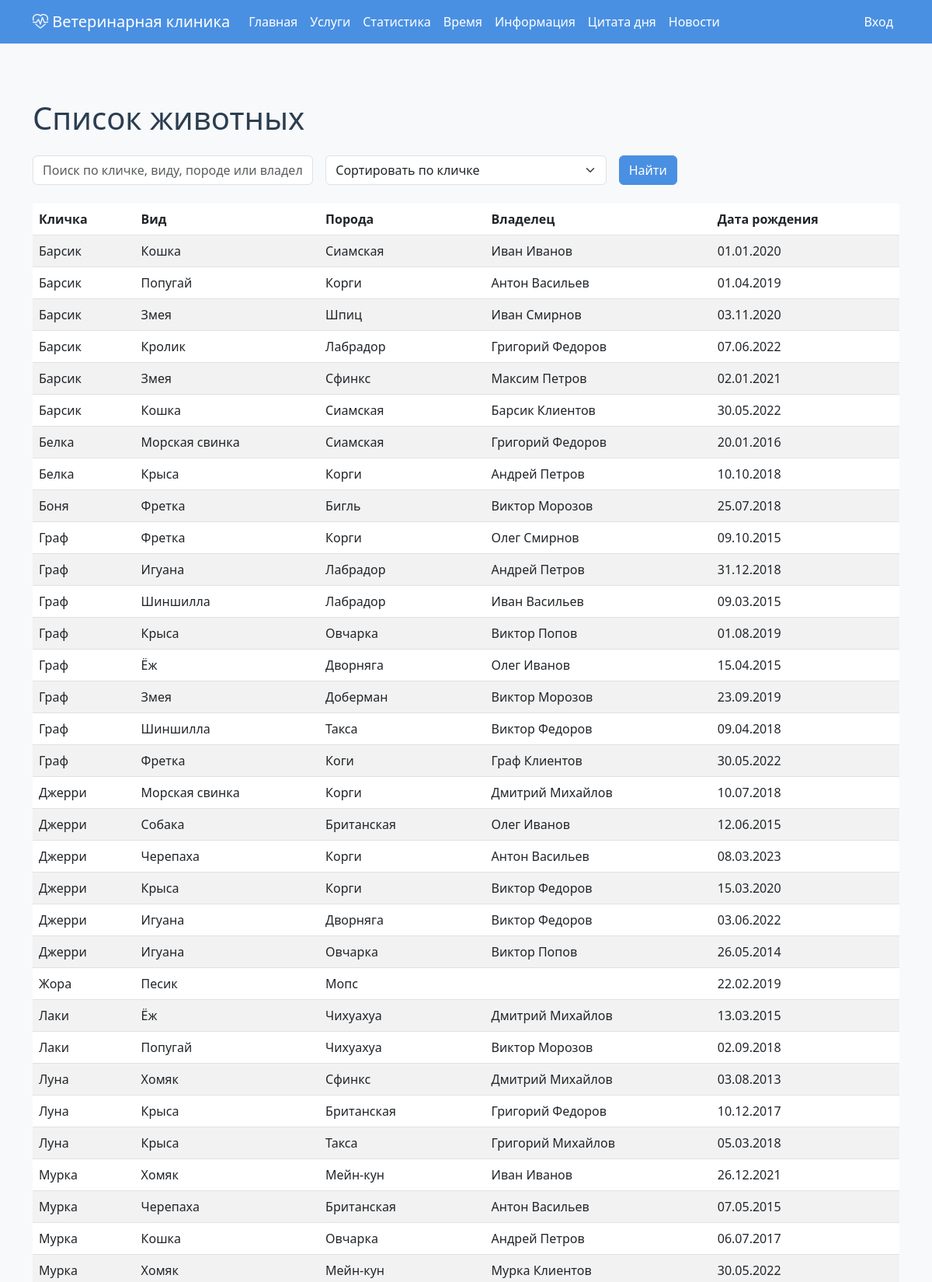
/pets/ (upper part), run on the app's committed database.
### main/models.py (models this page shows, shortened)
class Pet(models.Model):
    client = models.ForeignKey(Client, on_delete=models.CASCADE, related_name='pets', verbose_name='Владелец')
    name = models.CharField(max_length=100, verbose_name='Кличка')
    species = models.CharField(max_length=50, verbose_name='Вид')
    breed = models.CharField(max_length=50, blank=True, verbose_name='Порода')
    birth_date = models.DateField(verbose_name='Дата рождения')
    created_at = models.DateTimeField(auto_now_add=True, verbose_name='Добавлено', null=True, blank=True)
    updated_at = models.DateTimeField(auto_now=True, verbose_name='Изменено', null=True, blank=True)
    class Meta:
        verbose_name = 'Домашнее животное'
        verbose_name_plural = 'Домашние животные'

class Client(models.Model):
    user = models.OneToOneField(User, on_delete=models.CASCADE, verbose_name='Пользователь')
    birth_date = models.DateField(validators=[validate_adult], verbose_name='Дата рождения')
    address = models.CharField(max_length=255, verbose_name='Адрес')
    phone = models.CharField(max_length=20, validators=[validate_phone], help_text='Формат: +375 (29) XXX-XX-XX', verbose_name='Телефон')
    created_at = models.DateTimeField(auto_now_add=True, verbose_name='Добавлено', null=True, blank=True)
    updated_at = models.DateTimeField(auto_now=True, verbose_name='Изменено', null=True, blank=True)
    class Meta:
        verbose_name = 'Клиент'
        verbose_name_plural = 'Клиенты'

### main/views.py (the view, shortened to what this page needs)
# urls.py: path('pets/', views.pet_list, name='pet_list'),
def pet_list(request):
    query = request.GET.get('q', '')
    sort = request.GET.get('sort', 'name')
    pets = Pet.objects.select_related('client', 'client__user').all()
    if sort == 'birth_date':
        pets = pets.order_by('birth_date')
    else:
        pets = pets.order_by('name')
    return render(request, 'main/pet_list.html', {'pets': pets, 'query': query, 'sort': sort})

### main/templates/main/pet_list.html (shortened to what this page needs)
{% extends 'base.html' %}
{% block content %}
<div class="container py-5">
    <h1 class="mb-4">Список животных</h1>
    <form method="get" class="row g-3 mb-4">
        <div class="col-md-4">
            <input type="text" name="q" class="form-control" placeholder="Поиск по кличке, виду, породе или владельцу" value="{{ query }}">
        </div>
        <div class="col-md-4">
            <select name="sort" class="form-select">
                <option value="name" {% if sort == 'name' %}selected{% endif %}>Сортировать по кличке</option>
            </select>
        </div>
        <div class="col-md-4">
            <button type="submit" class="btn btn-primary">Найти</button>
        </div>
    </form>
    <table class="table table-striped">
        <thead>
            <tr>
                <th>Кличка</th>
                <th>Вид</th>
                <th>Порода</th>
                <th>Владелец</th>
                <th>Дата рождения</th>
            </tr>
        </thead>
        <tbody>
            {% for pet in pets %}
            <tr>
                <td>{{ pet.name }}</td>
                <td>{{ pet.species }}</td>
                <td>{{ pet.breed }}</td>
                <td>{{ pet.client.user.get_full_name }}</td>
                <td>{{ pet.birth_date|date:"d.m.Y" }}</td>
            </tr>
            {% empty %}
            <tr><td colspan="5">Нет животных по вашему запросу.</td></tr>
            {% endfor %}
        </tbody>
    </table>
</div>
{% endblock %}

### templates/base.html (style rules this page uses)
:root { --primary-color: #4a90e2; --secondary-color: #f39c12; --accent-color: #2ecc71; --background-color: #f8f9fa; --text-color: #2c3e50; }
body { background-color: var(--background-color); color: var(--text-color); }
.btn-primary { background-color: var(--primary-color); border-color: var(--primary-color); }

### data on the page
Pet: name "Барсик", species "Кошка", breed "Сиамская", client.user.get_full_name "Иван Иванов", birth_date "01.01.2020"
Pet: name "Барсик", species "Попугай", breed "Корги", client.user.get_full_name "Антон Васильев", birth_date "01.04.2019"
Pet: name "Барсик", species "Змея", breed "Шпиц", client.user.get_full_name "Иван Смирнов", birth_date "03.11.2020"
Pet: name "Барсик", species "Кролик", breed "Лабрадор", client.user.get_full_name "Григорий Федоров", birth_date "07.06.2022"
Pet: name "Барсик", species "Змея", breed "Сфинкс", client.user.get_full_name "Максим Петров", birth_date "02.01.2021"
Pet: name "Барсик", species "Кошка", breed "Сиамская", client.user.get_full_name "Барсик Клиентов", birth_date "30.05.2022"
Pet: name "Белка", species "Морская свинка", breed "Сиамская", client.user.get_full_name "Григорий Федоров", birth_date "20.01.2016"
Pet: name "Белка", species "Крыса", breed "Корги", client.user.get_full_name "Андрей Петров", birth_date "10.10.2018"
Pet: name "Боня", species "Фретка", breed "Бигль", client.user.get_full_name "Виктор Морозов", birth_date "25.07.2018"
Pet: name "Граф", species "Фретка", breed "Корги", client.user.get_full_name "Олег Смирнов", birth_date "09.10.2015"
Pet: name "Граф", species "Игуана", breed "Лабрадор", client.user.get_full_name "Андрей Петров", birth_date "31.12.2018"
Pet: name "Граф", species "Шиншилла", breed "Лабрадор", client.user.get_full_name "Иван Васильев", birth_date "09.03.2015"
Pet: name "Граф", species "Крыса", breed "Овчарка", client.user.get_full_name "Виктор Попов", birth_date "01.08.2019"
Pet: name "Граф", species "Ёж", breed "Дворняга", client.user.get_full_name "Олег Иванов", birth_date "15.04.2015"
Pet: name "Граф", species "Змея", breed "Доберман", client.user.get_full_name "Виктор Морозов", birth_date "23.09.2019"
Pet: name "Граф", species "Шиншилла", breed "Такса", client.user.get_full_name "Виктор Федоров", birth_date "09.04.2018"
Pet: name "Граф", species "Фретка", breed "Коги", client.user.get_full_name "Граф Клиентов", birth_date "30.05.2022"
Pet: name "Джерри", species "Морская свинка", breed "Корги", client.user.get_full_name "Дмитрий Михайлов", birth_date "10.07.2018"
Pet: name "Джерри", species "Собака", breed "Британская", client.user.get_full_name "Олег Иванов", birth_date "12.06.2015"
Pet: name "Джерри", species "Черепаха", breed "Корги", client.user.get_full_name "Антон Васильев", birth_date "08.03.2023"
Pet: name "Джерри", species "Крыса", breed "Корги", client.user.get_full_name "Виктор Федоров", birth_date "15.03.2020"
Pet: name "Джерри", species "Игуана", breed "Дворняга", client.user.get_full_name "Виктор Федоров", birth_date "03.06.2022"
Pet: name "Джерри", species "Игуана", breed "Овчарка", client.user.get_full_name "Виктор Попов", birth_date "26.05.2014"
Pet: name "Жора", species "Песик", breed "Мопс", birth_date "22.02.2019"
Pet: name "Лаки", species "Ёж", breed "Чихуахуа", client.user.get_full_name "Дмитрий Михайлов", birth_date "13.03.2015"
Pet: name "Лаки", species "Попугай", breed "Чихуахуа", client.user.get_full_name "Виктор Морозов", birth_date "02.09.2018"
Pet: name "Луна", species "Хомяк", breed "Сфинкс", client.user.get_full_name "Дмитрий Михайлов", birth_date "03.08.2013"
Pet: name "Луна", species "Крыса", breed "Британская", client.user.get_full_name "Григорий Федоров", birth_date "10.12.2017"
Pet: name "Луна", species "Крыса", breed "Такса", client.user.get_full_name "Григорий Михайлов", birth_date "05.03.2018"
Pet: name "Мурка", species "Хомяк", breed "Мейн-кун", client.user.get_full_name "Иван Иванов", birth_date "26.12.2021"
Pet: name "Мурка", species "Черепаха", breed "Британская", client.user.get_full_name "Антон Васильев", birth_date "07.05.2015"
Pet: name "Мурка", species "Кошка", breed "Овчарка", client.user.get_full_name "Андрей Петров", birth_date "06.07.2017"
Pet: name "Мурка", species "Хомяк", breed "Мейн-кун", client.user.get_full_name "Мурка Клиентов", birth_date "30.05.2022"
